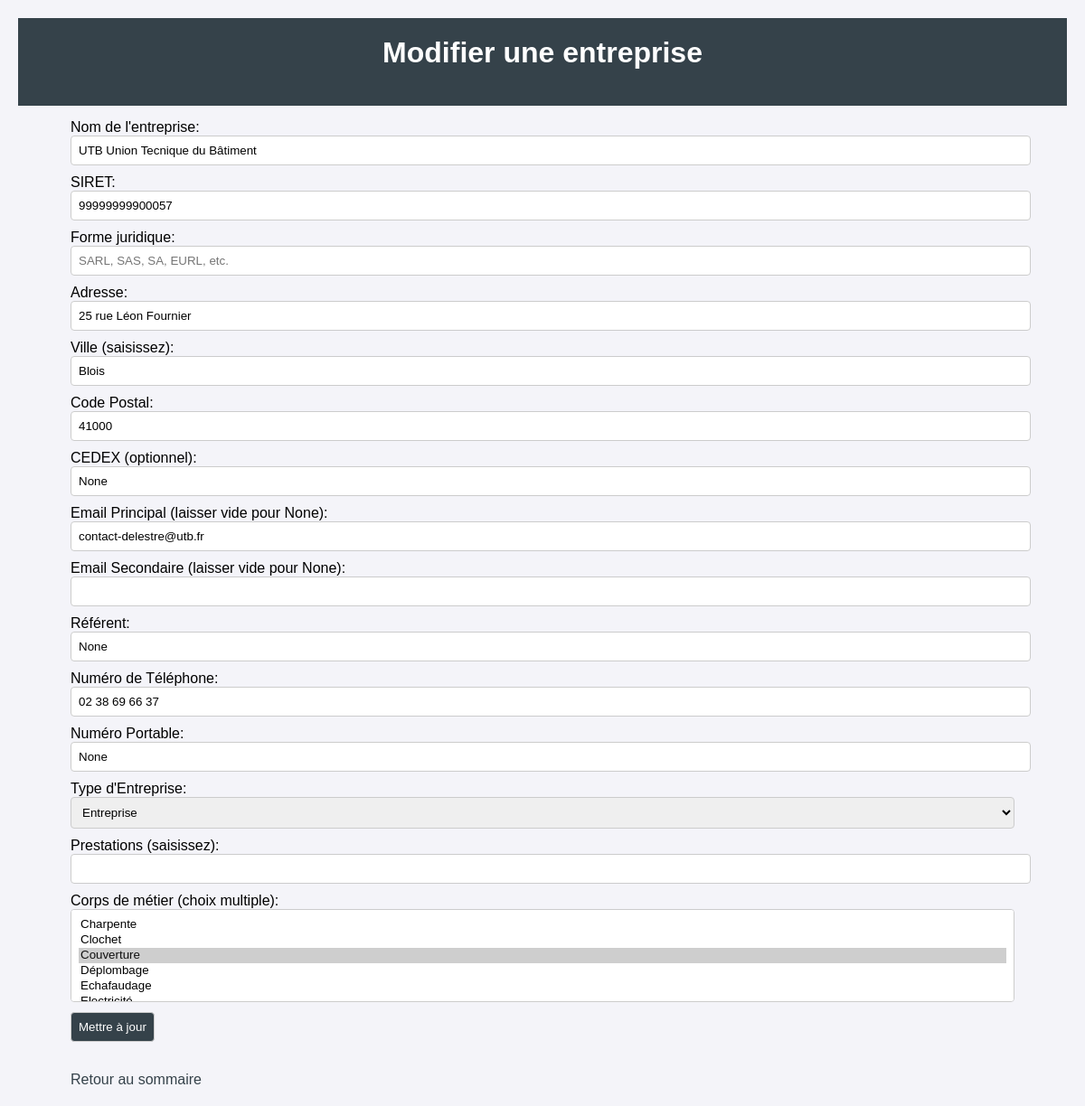
/entreprise/edit/54, run on an earlier commit of the app's database.
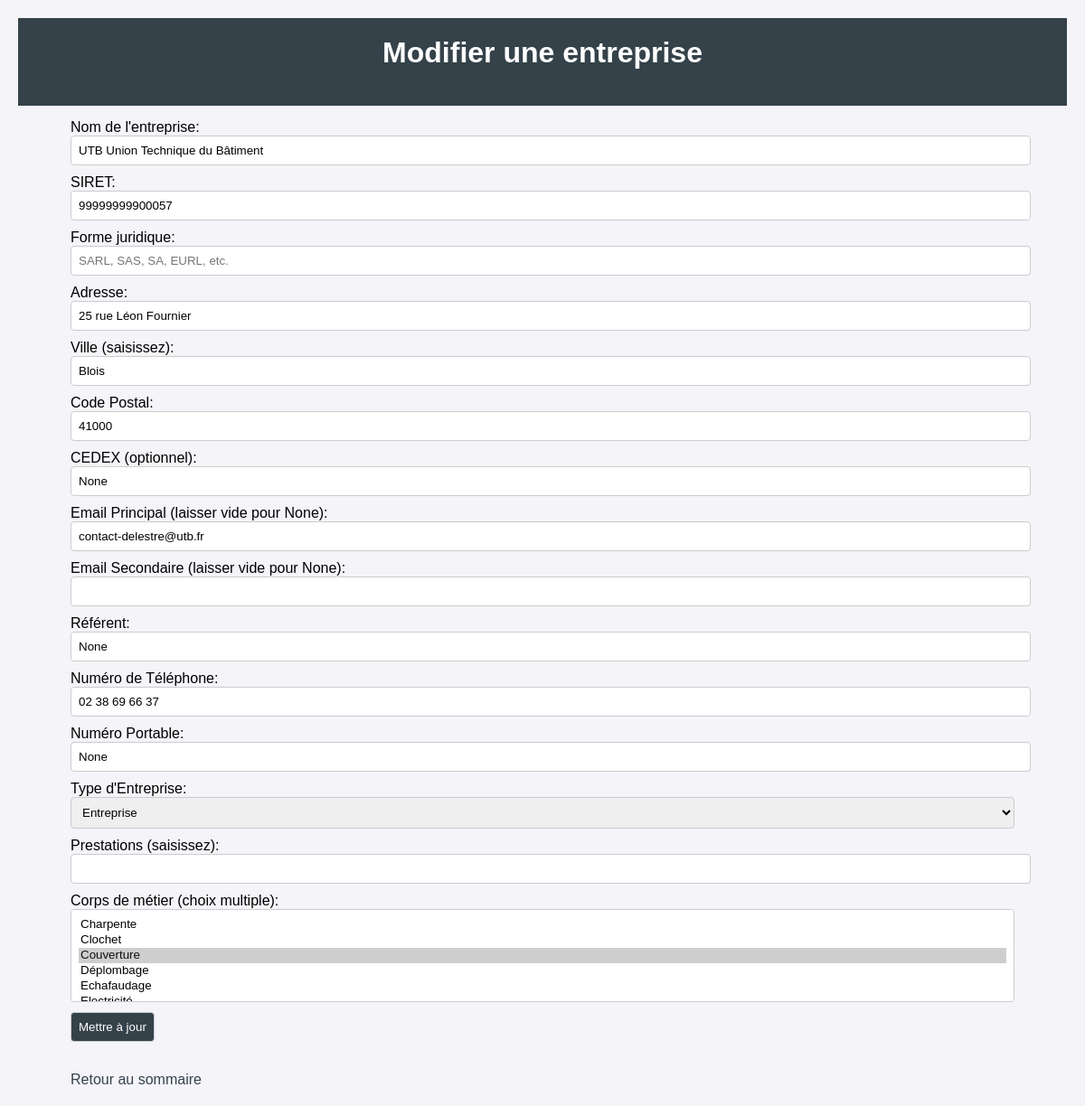
And on a later commit of the database.
### tables this page shows
CREATE TABLE entreprise (
    id_entreprise INTEGER PRIMARY KEY AUTOINCREMENT,
    nom_entreprise TEXT NOT NULL,
    siret TEXT NOT NULL UNIQUE,
    adresse TEXT NOT NULL,  -- Regroupe rue + numéro
    id_ville INTEGER NOT NULL,  -- L’entreprise est rattachée à une ville
    id_cp INTEGER,  -- Le code postal de référence (optionnel si CEDEX utilisé)
    id_cedex INTEGER,  -- Si l'entreprise est en CEDEX
    email_principal TEXT UNIQUE,
    email_secondaire TEXT,
    referent TEXT,
    numero_telephone TEXT,
    numero_portable TEXT,
    id_type_entreprise INTEGER NOT NULL,
    prestations TEXT, forme_juridique VARCHAR(50),
    FOREIGN KEY (id_ville) REFERENCES villes(id_ville) ON DELETE CASCADE,
    FOREIGN KEY (id_cp) REFERENCES code_postal(id_cp) ON DELETE CASCADE,
    FOREIGN KEY (id_cedex) REFERENCES cedex(id_cedex) ON DELETE CASCADE,
    FOREIGN KEY (id_type_entreprise) REFERENCES type_entreprise(id_type_entreprise) ON DELETE CASCADE
);

CREATE TABLE type_entreprise (
    id_type_entreprise INTEGER PRIMARY KEY AUTOINCREMENT,
    nom_type_entreprise TEXT UNIQUE NOT NULL
);

### routes/entreprise.py (the view, shortened to what this page needs)
@entreprise.route('/edit/<int:enterprise_id>', methods=['GET', 'POST'])
def edit_enterprise(enterprise_id):
    enterprise = get_enterprise(enterprise_id)
    if not enterprise:
        flash("Entreprise non trouvée!")
        return redirect(url_for('main.index'))
    conn = get_db()
    cursor = conn.cursor()
    try:
        cursor.execute("SELECT nom_ville FROM villes WHERE id_ville = ?", (enterprise['id_ville'],))
        ville_row = cursor.fetchone()
        if ville_row:
            ville_nom = ville_row['nom_ville']
        else:
            ville_nom = ""
        cursor.execute("SELECT code_postal FROM code_postal WHERE id_cp = ?", (enterprise['id_cp'],))
        cp_row = cursor.fetchone()
        if cp_row:
            code_postal = cp_row['code_postal']
        else:
            code_postal = ""
    finally:
        close_db(conn)
    current_cm = get_enterprise_corps_metiers(enterprise_id)
    villes = get_villes()
    types = get_types_entreprise()
    corps_metiers = get_corps_metiers()
    prestations_list = get_prestations()
    return render_template('edit_enterprise.html',
                          enterprise=enterprise,
                          villes=villes,
                          types=types,
                          corps_metiers=corps_metiers,
                          prestations_list=prestations_list,
                          current_cm=current_cm,
                          ville_nom=ville_nom,
                          code_postal=code_postal)

### database.py (called while the page is built)
def get_db():
    conn = sqlite3.connect(DATABASE)
    conn.row_factory = sqlite3.Row  # Pour accéder aux colonnes par nom
    return conn

### models/entreprise.py (called while the page is built)
def get_types_entreprise():
    conn = get_db()
    cursor = conn.cursor()
    try:
        cursor.execute("SELECT id_type_entreprise, nom_type_entreprise FROM type_entreprise ORDER BY nom_type_entreprise")
        return cursor.fetchall()
    finally:
        close_db(conn)

def get_corps_metiers():
    conn = get_db()
    cursor = conn.cursor()
    try:
        cursor.execute("SELECT id_corps_metier, nom_corps_metier FROM corps_metier ORDER BY nom_corps_metier")
        return cursor.fetchall()
    finally:
        close_db(conn)

def get_villes():
    conn = get_db()
    cursor = conn.cursor()
    try:
        cursor.execute("SELECT DISTINCT nom_ville FROM villes ORDER BY nom_ville")
        return [row["nom_ville"] for row in cursor.fetchall()]
    finally:
        close_db(conn)

def get_enterprise(enterprise_id):
    conn = get_db()
    cursor = conn.cursor()
    try:
        cursor.execute("SELECT * FROM entreprise WHERE id_entreprise = ?", (enterprise_id,))
        return cursor.fetchone()
    finally:
        close_db(conn)

### templates/edit_enterprise.html (shortened to what this page needs)
{% extends "base.html" %}
{% block header %}Modifier une entreprise{% endblock %}
{% block content %}
<form method="post">
  <label>Nom de l'entreprise:</label>
  <input type="text" name="nom_entreprise" value="{{ enterprise['nom_entreprise'] }}" required>
  <label>SIRET:</label>
  <input type="text" name="siret" value="{{ enterprise['siret'] }}">
  <label>Forme juridique:</label>
  <input type="text" name="forme_juridique" value="{{ enterprise['forme_juridique'] or '' }}" placeholder="SARL, SAS, SA, EURL, etc.">
  <label>Adresse:</label>
  <input type="text" name="adresse" value="{{ enterprise['adresse'] }}">
  <label>Ville (saisissez):</label>
  <input type="text" name="ville" list="villes" value="{{ ville_nom }}">
  <label>Code Postal:</label>
  <input type="text" name="id_cp" value="{{ code_postal }}">
  <label>CEDEX (optionnel):</label>
  <input type="text" name="id_cedex" value="{{ enterprise['id_cedex'] }}">
  <label>Email Principal (laisser vide pour None):</label>
  <input type="email" name="email_principal" value="{{ enterprise['email_principal'] or '' }}">
  <label>Email Secondaire (laisser vide pour None):</label>
  <input type="email" name="email_secondaire" value="{{ enterprise['email_secondaire'] or '' }}">
  <label>Référent:</label>
  <input type="text" name="referent" value="{{ enterprise['referent'] }}">
  <label>Numéro de Téléphone:</label>
  <input type="text" name="numero_telephone" value="{{ enterprise['numero_telephone'] }}">
  <label>Numéro Portable:</label>
  <input type="text" name="numero_portable" value="{{ enterprise['numero_portable'] }}">
  <label>Type d'Entreprise:</label>
  <select name="id_type_entreprise">
    {% for t in types %}
      <option value="{{ t['id_type_entreprise'] }}"
        {% if t['id_type_entreprise'] == enterprise['id_type_entreprise'] %}selected{% endif %}>
        {{ t['nom_type_entreprise'] }}
      </option>
    {% endfor %}
  </select>
  <label>Prestations (saisissez):</label>
  <input type="text" name="prestations" list="prestations" value="{{ enterprise['prestations'] or '' }}">
  <label>Corps de métier (choix multiple):</label>
  <select name="corps_metier" multiple size="5">
    {% for cm in corps_metiers %}
      <option value="{{ cm['id_corps_metier'] }}"
        {% if cm['id_corps_metier']|string in current_cm %}selected{% endif %}>
        {{ cm['nom_corps_metier'] }}
      </option>
    {% endfor %}
  </select>
  <br>
  <input type="submit" value="Mettre à jour">
</form>
<br>
<a href="{{ url_for('main.index') }}" class="back-link">Retour au sommaire</a>
{% endblock %}

What changed in the data, as far as the page shows it:
changed entreprise "25 rue Léon Fournier": nom_entreprise "UTB Union Tecnique du Bâtiment" → "UTB Union Technique du Bâtiment"
